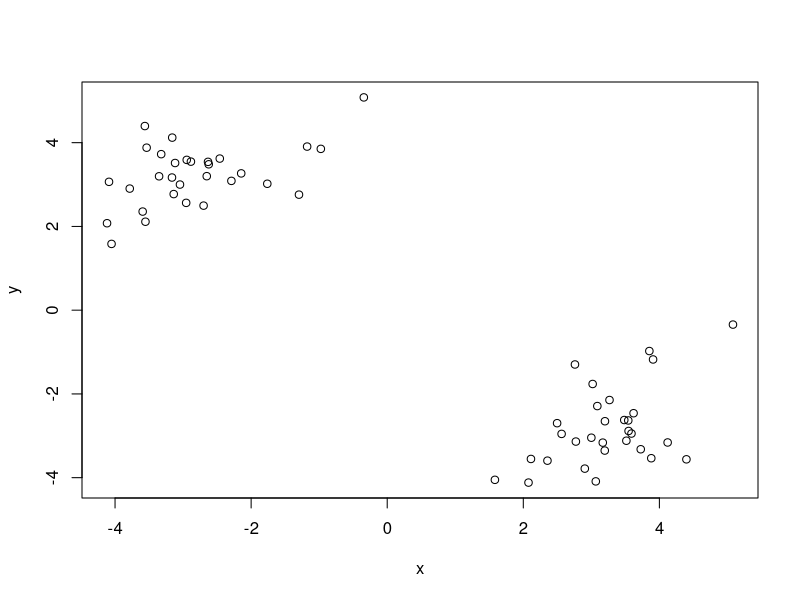
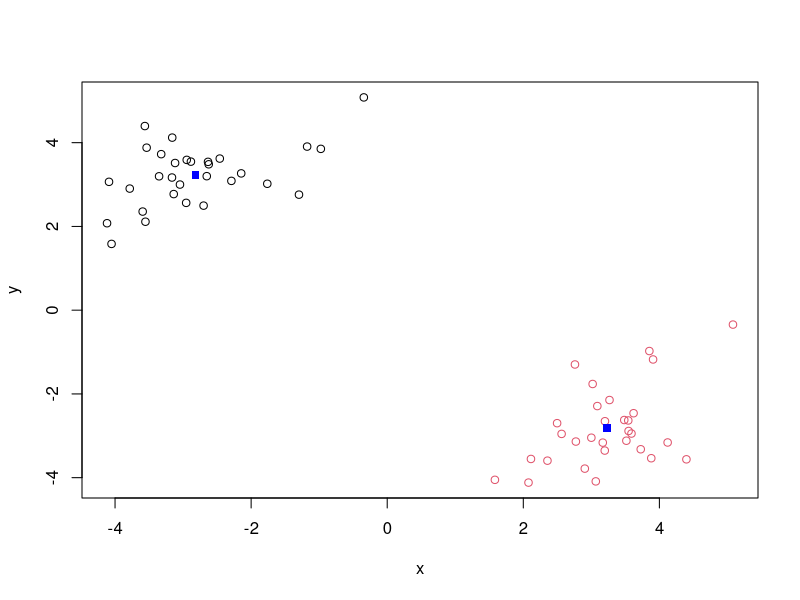
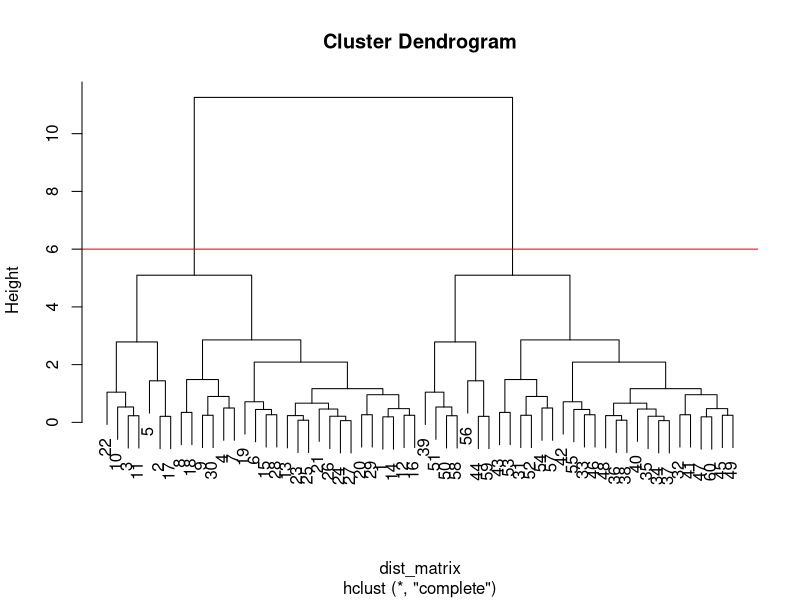
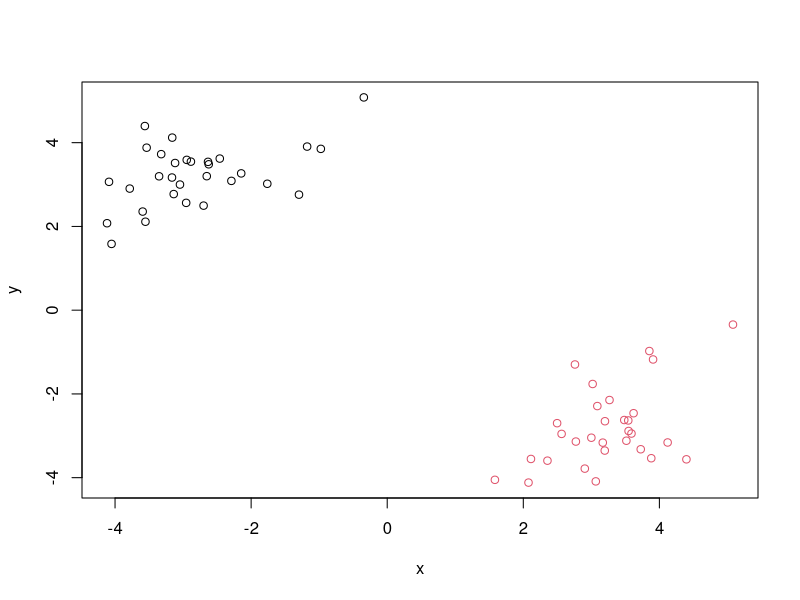
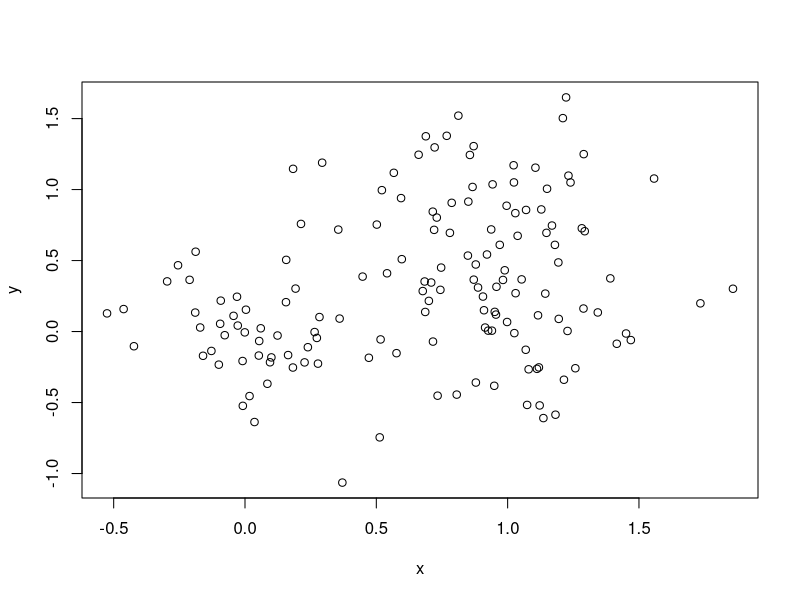
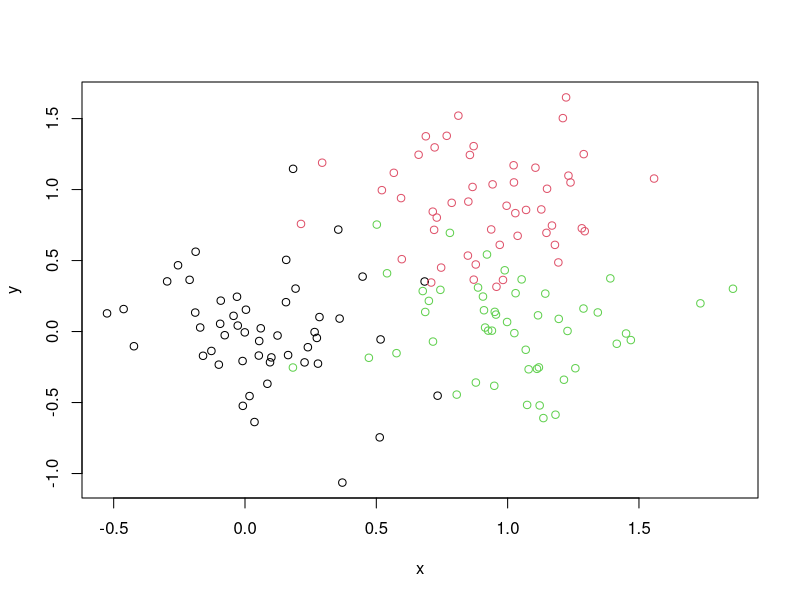
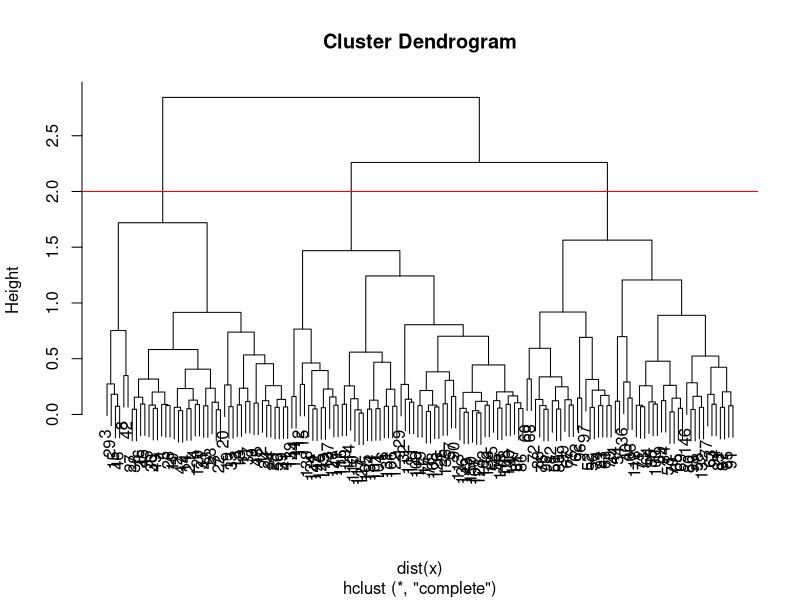
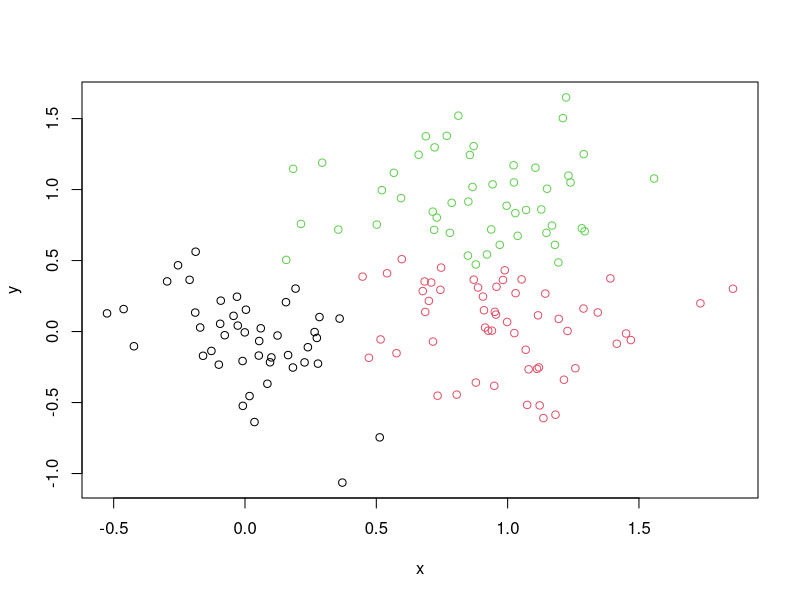

Source code (R) for these figures, in order:
## ---- chunk 1
knitr::opts_chunk$set(echo = TRUE)
## ---- chunk 2
# Generate some example data for clustering
tmp <- c(rnorm(30,-3), rnorm(30,3))
x <- cbind(x=tmp, y=rev(tmp))
plot(x)
## ---- chunk 3
k <- kmeans(x,centers = 2,nstart =20)
## ---- chunk 4
k
## ---- chunk 5
k$cluster
## ---- chunk 6
plot(x,col = k$cluster)
points(k$centers,col = "blue",pch =15)
## ---- chunk 7
# First we need to calculate point (dis)similarity
# as the Euclidean distance between observations
dist_matrix <- dist(x)
# The hclust() function returns a hierarchical
# clustering model
hc <- hclust(dist_matrix)
# the print method is not so useful here
hc
## ---- chunk 8
plot(hc)
abline(h=6, col = "red")
groups <-cutree(hc, h = 6)
## ---- chunk 9
plot(x,col = groups)
## ---- chunk 10
# Step 1. Generate some example data for clustering
x <- rbind(
 matrix(rnorm(100, mean=0, sd = 0.3), ncol = 2), # c1
 matrix(rnorm(100, mean = 1, sd = 0.3), ncol = 2), # c2
 matrix(c(rnorm(50, mean = 1, sd = 0.3), # c3
 rnorm(50, mean = 0, sd = 0.3)), ncol = 2))
colnames(x) <- c("x", "y")
# Step 2. Plot the data without clustering
plot(x)
# Step 3. Generate colors for known clusters
# (just so we can compare to hclust results)
col <- as.factor( rep(c("c1","c2","c3"), each=50) )
plot(x, col=col)
## ---- chunk 11
hc <- hclust(dist(x))
hc
## ---- chunk 12
plot(hc)
abline(h=2, col = "red")
groups <-cutree(hc, k = 3)
## ---- chunk 13
plot(x, col = groups)
## ---- chunk 14
k <- kmeans(x,centers = 3,nstart =20)
plot(x,col = k$cluster)
points(k$centers,col = "blue",pch =15)
## ---- chunk 15
table(groups)
## ---- chunk 16
table(groups,col)
